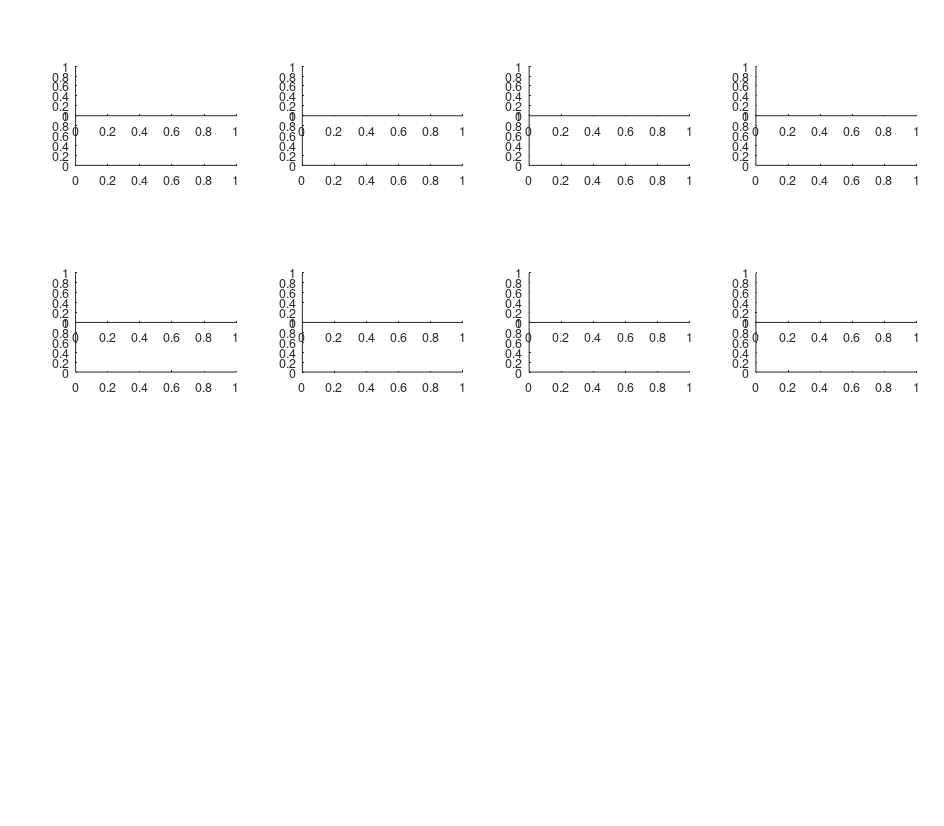

The MATLAB source for this figure: (Note: this script raises an error after producing the figure.)

% plot imporatnat statistics for cross-overs analysis
close all
clear
clc
cells_num_dir=[215 1;215 2;282 1;261 2;277 1;277 2;272 1;283 1];

%% structs' parameters

CO_solo_structs_folder = 'D:\Ayelet\2bat_proj\Analysis\new_code\analysis_structs\co_solo_initial_analysis\';
files = dir(CO_solo_structs_folder);
behavior_struct_names = {files.name};
co_shuffle_structs_folder = 'D:\Ayelet\2bat_proj\Analysis\new_code\analysis_structs\co_shuffling_struct\';
files = dir(co_shuffle_structs_folder);
co_shuffle_struct_names = {files.name};


%% figure parameters

spike_colors = {[1  0 1],[1  0 1],[.95 .95 .95]};
solo_colors = {[0 0 0],[0 0 0]};
FR_colors = {[1 1 1],[1 1 1]};%
coherence_colors = {[1 .5 0],[.8 0 .6]};
tunnel_limits = [0 130];
sig_bkg_color = [.8 .95 1];
lwidth = 3;
alpha = .05;


%% open figure

figure('units','normalized','outerposition',[0 0 1 1])
paper_size = [24 21]; % ~A4 size
set(gcf,'DefaultAxesFontSize',9);
set(gcf,'DefaultAxesFontName','helvetica');
set(gcf,'PaperUnits','centimeters','PaperPosition',[0 0 paper_size]);
set(gcf,'PaperOrientation','landscape');
set(gcf,'Units','centimeters','Position',get(gcf,'paperPosition')+[1 1 0 0]); % position on screen...
set(gcf, 'Renderer', 'opengl');

fsize = 14;

horizontal_dis=0.24;
x_rater(1)=0.08;
x_rater(2)=x_rater(1)+horizontal_dis;
x_rater(3)=x_rater(2)+horizontal_dis;
x_rater(4)=x_rater(3)+horizontal_dis;
x_rater(5)=x_rater(1);
x_rater(6)=x_rater(2);
x_rater(7)=x_rater(3);
x_rater(8)=x_rater(4);
% x_rater(9)=x_rater(1);
% x_rater(10)=x_rater(2);
% x_rater(11)=x_rater(3);
% x_rater(12)=x_rater(4);

x_psth=x_rater;

vert_dis=0.25;
y_raster(1:4)=0.8;
y_raster(5:8)=y_raster(1)-vert_dis;
% y_raster(9:12)=y_raster(5)-vert_dis;


y_psth=y_raster+0.06;

for ii_cell = 1:length(cells_num_dir)
    raster_ax{ii_cell} = axes('units','normalized','Position',[x_rater(ii_cell) y_raster(ii_cell) 0.17 0.06]); % allo fr comparison
    psth_ax{ii_cell} = axes('units','normalized','Position',[x_psth(ii_cell) y_psth(ii_cell) 0.17 0.06]); % allo fr comparison
end




%% plot for each cell

for ii_cell = 1:length(cells_num_dir)
    
    %% load data
    cell_file_ind=find(~cellfun(@isempty,regexp(behavior_struct_names,sprintf('cell_%d.mat',cells_num_dir(ii_cell,1)))));
    ii_dir=cells_num_dir(ii_cell,2);
    
    struct_name =behavior_struct_names{cell_file_ind};
    file_name = fullfile(CO_solo_structs_folder,struct_name);
   load(file_name);
    behavior_struct=cell_co_solo_initial_analysis;
    bat=behavior_struct.exp_data.bat;
    day=behavior_struct.exp_data.day;
    cell_num=behavior_struct.exp_data.cell_num;
    
    shuffle_struct_name = ['co_shuffling_struct_b',num2str(bat),'_d',num2str( day),'_c',num2str(cell_num),'.mat'];
    file_name = fullfile(co_shuffle_structs_folder,shuffle_struct_name);
    if exist(file_name)
        co_shuffle_struct=load(file_name);
        co_shuffle_struct=co_shuffle_struct.shuffling_struct;
        
        
        %         %% write cell's ID and stability
        %
        %         dis_before_after_co = behavior_struct.co(1).params.dis_before_after_co;
        %
        %         % write cell's ID
        %         axes('units','normalized','Position',[0.1 0.8 0.18 0.17]);
        %         str = sprintf('Cell #%d, Date: %d, Bat %d',cell_num,day,bat) ;
        %         title(str)
        %         box off;
        %         axis off
        
        
        % raster of solo spikes
        axes(raster_ax{ii_cell})
        hold on
        plot(behavior_struct.solo(ii_dir).spikes.x_pos(:),behavior_struct.solo(ii_dir).spikes.ts_usec(:),'.','color','k','markersize',8)
        time_limits = [min(behavior_struct.solo(ii_dir).bsp.ts_usec(:)) max(behavior_struct.solo(ii_dir).bsp.ts_usec(:))];
        time_limits_str=round([time_limits-time_limits(1)]*1e-6*(1/60));
        x_limits=[8 max(behavior_struct.solo(1).x_pos_firing_rate{1, 2})];
        set(gca,'ylim',time_limits,'ytick',time_limits,'yticklabel',time_limits_str,'xlim',x_limits,'xtick',tunnel_limits)
        str= sprintf('Time\n(min)');
        text(x_limits(1)-0.25*mean(x_limits), time_limits(1)*1.03, str,'fontsize',10,'rotation',90,'VerticalAlignment','bottom')
        xlabel('Position in tunnel (m)')
        
        % solo firing rate - regular bins
        axes(psth_ax{ii_cell})
        hold on
        %plot(co_shuffle_struct(ii_dir).shuffled_data.allo_firing_rate(2:end,:),co_shuffle_struct(ii_dir).shuffled_data.allo_bin_centers,'color',spike_colors{3},'LineWidth',lwidth);
        plot(behavior_struct.solo(1).x_pos_firing_rate{1, 2},behavior_struct.solo(ii_dir).PSTH_for_field_detection   ,'color',solo_colors{ii_dir},'LineWidth',2);
        max_y = 1.2*ceil(max(behavior_struct.solo(ii_dir).PSTH_for_field_detection));
        plot(behavior_struct.solo(ii_dir).field_center,behavior_struct.solo(ii_dir).field_height+0.1*max_y,'*r')
        if max_y~=0 & ~isnan(max_y)
            set(gca,'xlim',x_limits,'XTick',[],'ylim',[0 max_y],'ytick',max_y,'color',FR_colors{2});
        end
        str = sprintf('Hz');
        text(tunnel_limits(1)-0.25*mean(tunnel_limits), max_y/3, str,'fontsize',10,'rotation',90,'VerticalAlignment','bottom')
        box off
        if ii_dir==1
            arrow_point(1,:)=[8 mean(tunnel_limits)/2];
        else
            arrow_point(1,:)=[tunnel_limits(2) (tunnel_limits(2)-mean(tunnel_limits)/2)+8];
            
        end
        arrow_point(2,:)=[max_y*1.1 max_y*1.1];
        [Xf,Yf]=ds2nfu(arrow_point(1,:),arrow_point(2,:));
          annotation('arrow',Xf,Yf)

        title(sprintf('Cell %d',cell_num))
        
    end
end
%% save figure

fig = gcf;
%fig.InvertHardcopy = 'off';
dir_name=['D:\Ayelet\2bat_proj\Analysis\new_code\figures\poster_figures\'];
if ~exist(dir_name)
    mkdir(dir_name)
end
fig_name=fullfile(dir_name,'place_cells');
print(gcf, fig_name, '-dpdf',  '-painters');

clf

    
